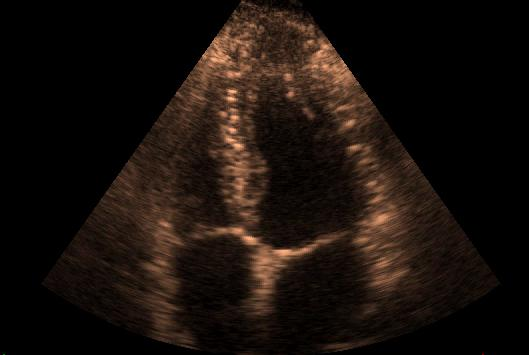
#> input picture HW5_98126079/codes/question 4/sonography.jpg, 529 x 355 px
$ python hw5_q4_zallaghi_98126079.py   (older library calls are emulated)
#> lines starting #> are read from the running program, lines starting #| are printed output that depends on the picture
# DIP Course - fall 2020 - HW: 5
# Student: M. J. Zallaghi    -    ID: 98126079


# Question: 4 code


# using numpy for working with arrays
import numpy as np
# using openCv module
import cv2
# using matplotlib for multiple image show in 1 fig
import matplotlib.pyplot as plt

# reading image in gray mode
gray = cv2.imread('sonography.jpg',0)
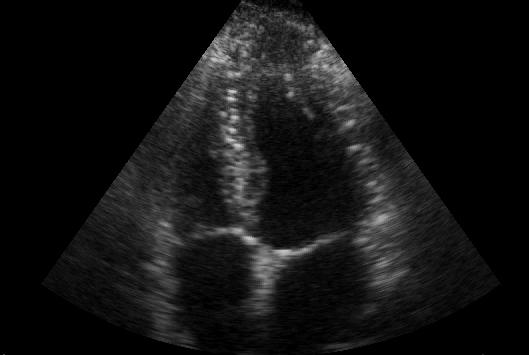
#> gray: shape (355, 529); min 0, max 212, mean 19

# Sobel Edge Detector
scale = 1
delta = 0
ddepth = cv2.CV_16S
grad_x = cv2.Sobel(gray, ddepth, 1, 0, ksize=3, scale=scale, delta=delta, borderType=cv2.BORDER_DEFAULT)
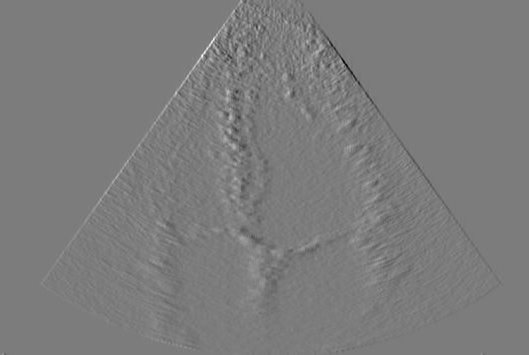
#> grad_x: shape (355, 529) int16; min -541, max 568, mean 0; drawn with min black and max white
grad_y = cv2.Sobel(gray, ddepth, 0, 1, ksize=3, scale=scale, delta=delta, borderType=cv2.BORDER_DEFAULT)
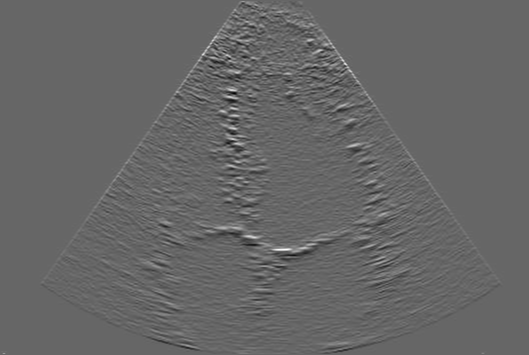
#> grad_y: shape (355, 529) int16; min -397, max 587, mean 0; drawn with min black and max white
abs_grad_x = cv2.convertScaleAbs(grad_x)
abs_grad_y = cv2.convertScaleAbs(grad_y)
grad = cv2.addWeighted(abs_grad_x, 0.5, abs_grad_y, 0.5, 0)
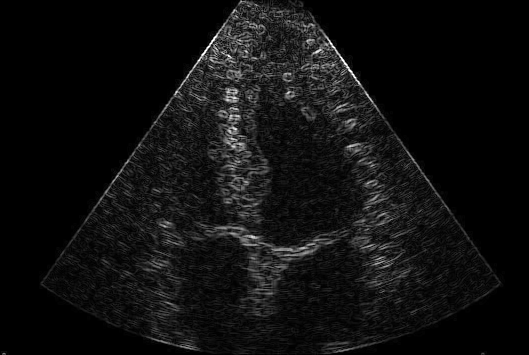
#> grad: shape (355, 529); min 0, max 255, mean 15.5

# Showing Sobel results
fig0 = plt.figure('Sobel')
fig0.add_subplot(1,4,1)
plt.imshow(gray, cmap = 'gray')
plt.title('main image')
fig0.add_subplot(1,4,2)
plt.imshow(grad_x, cmap = 'gray')
plt.title('Sobel: X')
fig0.add_subplot(1,4,3)
plt.imshow(grad_y, cmap = 'gray')
plt.title('Sobel: Y')
fig0.add_subplot(1,4,4)
plt.imshow(grad, cmap = 'gray')
plt.title('Sobel: (X^2+Y^2)^0.5')
plt.show()

# Prewitt Edge Detector
kernelx = np.array([[1,1,1],[0,0,0],[-1,-1,-1]])
kernely = np.array([[-1,0,1],[-1,0,1],[-1,0,1]])
img_prewittx = cv2.filter2D(gray, -1, kernelx)
img_prewitty = cv2.filter2D(gray, -1, kernely)
abs_img_prewittx= cv2.convertScaleAbs(img_prewittx)
abs_img_prewittx = cv2.convertScaleAbs(img_prewitty)
abs_img_prewitt = cv2.addWeighted(abs_grad_x, 0.5, abs_grad_y, 0.5, 0)

# Showing Prewitt results
fig1 = plt.figure('Prewitt')
fig1.add_subplot(1,4,1)
plt.imshow(gray, cmap = 'gray')
plt.title('main image')
fig1.add_subplot(1,4,2)
plt.imshow(img_prewittx, cmap = 'gray')
plt.title('Prewitt: X')
fig1.add_subplot(1,4,3)
plt.imshow(img_prewitty, cmap = 'gray')
plt.title('Prewitt: Y')
fig1.add_subplot(1,4,4)
plt.imshow(abs_img_prewitt, cmap = 'gray')
plt.title('Prewitt: (X^2+Y^2)^0.5')
plt.show()

#LoG
ddepth = cv2.CV_16S
kernel_size = 3
# Remove noise by blurring with a Gaussian filter
src_gray = cv2.GaussianBlur(gray, (3, 3), 0)
# Apply Laplace function
dst = cv2.Laplacian(src_gray, ddepth, ksize=kernel_size)
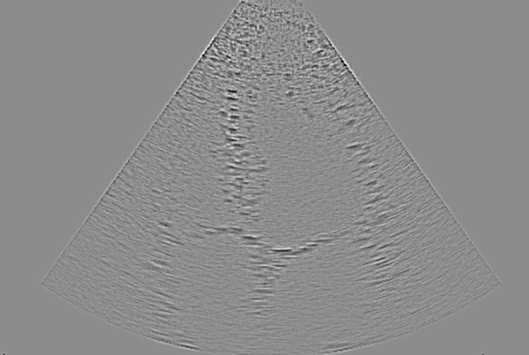
#> dst: shape (355, 529) int16; min -236, max 192, mean 0; drawn with min black and max white
abs_dst = cv2.convertScaleAbs(dst)

# Showing results
fig2 = plt.figure('LoG')
fig2.add_subplot(1,3,1)
plt.imshow(gray, cmap = 'gray')
plt.title('main image')
fig2.add_subplot(1,3,2)
plt.imshow(src_gray, cmap = 'gray')
plt.title('blured image: Gussian')
fig2.add_subplot(1,3,3)
plt.imshow(abs_dst, cmap = 'gray')
plt.title('Laplacian of Gussian: abs')
plt.show()

# Canny
img_canny = cv2.Canny(gray,30,120)
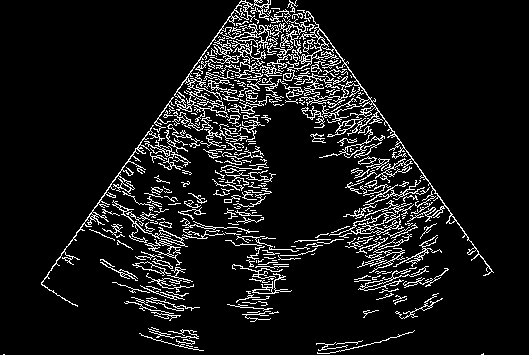
#> img_canny: shape (355, 529); 9% white in thin lines or dots

# Showing results
fig3 = plt.figure('Canny')
fig3.add_subplot(1,2,1)
plt.imshow(gray, cmap = 'gray')
plt.title('main image')
fig3.add_subplot(1,2,2)
plt.imshow(img_canny, cmap = 'gray')
plt.title('Edges by canny algorithm')
plt.show()

# Roberts
roberts_cross_x = np.array( [[ 0, 0, 0 ],
                             [ 0, 1, 0 ],
                             [ 0, 0,-1 ]] )
roberts_cross_y = np.array( [[ 0, 0, 0 ],
                             [ 0, 0, 1 ],
                             [ 0,-1, 0 ]] )
img_robertsx = cv2.filter2D(gray, -1, roberts_cross_x)
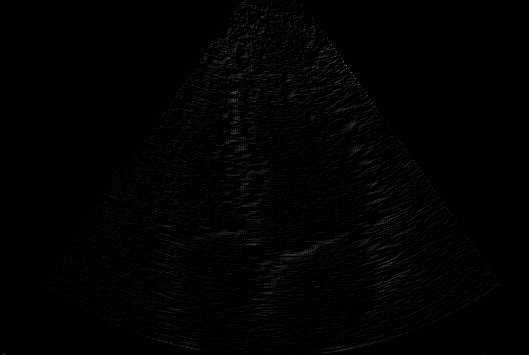
#> img_robertsx: shape (355, 529); min 0, max 137, mean 1.9
img_robertsy = cv2.filter2D(gray, -1, roberts_cross_y)
abs_img_robertsx= cv2.convertScaleAbs(img_robertsx)
abs_img_robertsy = cv2.convertScaleAbs(img_robertsy)
abs_img_roberts = cv2.addWeighted(abs_img_robertsx, 0.5, abs_img_robertsy, 0.5, 0)

# Showing Roberts results
fig4 = plt.figure('Roberts')
fig4.add_subplot(1,4,1)
plt.imshow(gray, cmap = 'gray')
plt.title('main image')
fig4.add_subplot(1,4,2)
plt.imshow(img_robertsx, cmap = 'gray')
plt.title('Roberts: X')
fig4.add_subplot(1,4,3)
plt.imshow(img_robertsy, cmap = 'gray')
plt.title('Roberts: Y')
fig4.add_subplot(1,4,4)
plt.imshow(abs_img_roberts, cmap = 'gray')
plt.title('Roberts: (X^2+Y^2)^0.5')
plt.show()
